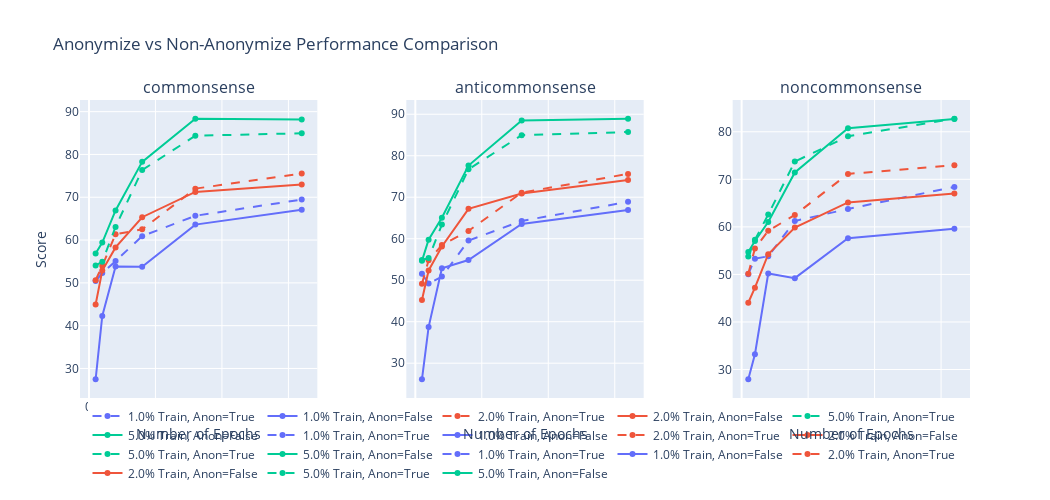

This figure's notebook cell:
### Code cell


### Figure 1 — Plotly figure (JSON) as saved in the notebook; plotly's stock layout.template omitted (floating-point values rounded to 4 significant figures)
{"data": [{"line": {"color": "#636EFA", "dash": "dash"}, "mode": "lines+markers", "name": "1.0% Train, Anon=True", "x": [1, 2, 4, 8, 16, 32], "y": [50.44, 52.3, 55.09, 60.91, 65.67, 69.47], "type": "scatter", "xaxis": "x", "yaxis": "y"}, {"line": {"color": "#636EFA", "dash": "solid"}, "mode": "lines+markers", "name": "1.0% Train, Anon=False", "x": [1, 2, 4, 8, 16, 32], "y": [27.45, 42.26, 53.84, 53.75, 63.61, 67.07], "type": "scatter", "xaxis": "x", "yaxis": "y"}, {"line": {"color": "#EF553B", "dash": "dash"}, "mode": "lines+markers", "name": "2.0% Train, Anon=True", "x": [1, 2, 4, 8, 16, 32], "y": [50.62, 53.99, 61.34, 62.5, 72.02, 75.53], "type": "scatter", "xaxis": "x", "yaxis": "y"}, {"line": {"color": "#EF553B", "dash": "solid"}, "mode": "lines+markers", "name": "2.0% Train, Anon=False", "x": [1, 2, 4, 8, 16, 32], "y": [44.95, 52.89, 58.27, 65.34, 71.25, 72.98], "type": "scatter", "xaxis": "x", "yaxis": "y"}, {"line": {"color": "#00CC96", "dash": "dash"}, "mode": "lines+markers", "name": "5.0% Train, Anon=True", "x": [1, 2, 4, 8, 16, 32], "y": [54.04, 54.95, 63.08, 76.34, 84.38, 84.95], "type": "scatter", "xaxis": "x", "yaxis": "y"}, {"line": {"color": "#00CC96", "dash": "solid"}, "mode": "lines+markers", "name": "5.0% Train, Anon=False", "x": [1, 2, 4, 8, 16, 32], "y": [56.88, 59.42, 66.93, 78.27, 88.37, 88.18], "type": "scatter", "xaxis": "x", "yaxis": "y"}, {"line": {"color": "#636EFA", "dash": "dash"}, "mode": "lines+markers", "name": "1.0% Train, Anon=True", "x": [1, 2, 4, 8, 16, 32], "y": [51.53, 49.23, 50.87, 59.56, 64.28, 68.89], "type": "scatter", "xaxis": "x2", "yaxis": "y2"}, {"line": {"color": "#636EFA", "dash": "solid"}, "mode": "lines+markers", "name": "1.0% Train, Anon=False", "x": [1, 2, 4, 8, 16, 32], "y": [26.1, 38.7, 52.88, 54.86, 63.55, 66.92], "type": "scatter", "xaxis": "x2", "yaxis": "y2"}, {"line": {"color": "#EF553B", "dash": "dash"}, "mode": "lines+markers", "name": "2.0% Train, Anon=True", "x": [1, 2, 4, 8, 16, 32], "y": [49.13, 54.81, 58.46, 61.88, 71.1, 75.62], "type": "scatter", "xaxis": "x2", "yaxis": "y2"}, {"line": {"color": "#EF553B", "dash": "solid"}, "mode": "lines+markers", "name": "2.0% Train, Anon=False", "x": [1, 2, 4, 8, 16, 32], "y": [45.24, 52.36, 58.12, 67.21, 70.91, 74.14], "type": "scatter", "xaxis": "x2", "yaxis": "y2"}, {"line": {"color": "#00CC96", "dash": "dash"}, "mode": "lines+markers", "name": "5.0% Train, Anon=True", "x": [1, 2, 4, 8, 16, 32], "y": [54.86, 55.33, 63.41, 76.73, 84.96, 85.72], "type": "scatter", "xaxis": "x2", "yaxis": "y2"}, {"line": {"color": "#00CC96", "dash": "solid"}, "mode": "lines+markers", "name": "5.0% Train, Anon=False", "x": [1, 2, 4, 8, 16, 32], "y": [54.66, 59.76, 65.05, 77.65, 88.51, 88.94], "type": "scatter", "xaxis": "x2", "yaxis": "y2"}, {"line": {"color": "#636EFA", "dash": "dash"}, "mode": "lines+markers", "name": "1.0% Train, Anon=True", "x": [1, 2, 4, 8, 16, 32], "y": [50.05, 53.32, 53.81, 61.23, 63.77, 68.41], "type": "scatter", "xaxis": "x3", "yaxis": "y3"}, {"line": {"color": "#636EFA", "dash": "solid"}, "mode": "lines+markers", "name": "1.0% Train, Anon=False", "x": [1, 2, 4, 8, 16, 32], "y": [27.93, 33.2, 50.2, 49.22, 57.61, 59.62], "type": "scatter", "xaxis": "x3", "yaxis": "y3"}, {"line": {"color": "#EF553B", "dash": "dash"}, "mode": "lines+markers", "name": "2.0% Train, Anon=True", "x": [1, 2, 4, 8, 16, 32], "y": [50.14, 55.47, 59.17, 62.5, 71.14, 72.95], "type": "scatter", "xaxis": "x3", "yaxis": "y3"}, {"line": {"color": "#EF553B", "dash": "solid"}, "mode": "lines+markers", "name": "2.0% Train, Anon=False", "x": [1, 2, 4, 8, 16, 32], "y": [44.05, 47.22, 54.25, 59.86, 65.14, 67.04], "type": "scatter", "xaxis": "x3", "yaxis": "y3"}, {"line": {"color": "#00CC96", "dash": "dash"}, "mode": "lines+markers", "name": "5.0% Train, Anon=True", "x": [1, 2, 4, 8, 16, 32], "y": [53.76, 57.27, 62.6, 73.73, 79.06, 82.76], "type": "scatter", "xaxis": "x3", "yaxis": "y3"}, {"line": {"color": "#00CC96", "dash": "solid"}, "mode": "lines+markers", "name": "5.0% Train, Anon=False", "x": [1, 2, 4, 8, 16, 32], "y": [54.73, 57.03, 61.03, 71.44, 80.76, 82.66], "type": "scatter", "xaxis": "x3", "yaxis": "y3"}], "layout": {"xaxis": {"anchor": "y", "domain": [0.0, 0.2667], "title": {"text": "Number of Epochs"}}, "yaxis": {"anchor": "x", "domain": [0.0, 1.0], "title": {"text": "Score"}}, "xaxis2": {"anchor": "y2", "domain": [0.3667, 0.6333], "title": {"text": "Number of Epochs"}}, "yaxis2": {"anchor": "x2", "domain": [0.0, 1.0]}, "xaxis3": {"anchor": "y3", "domain": [0.7333, 1.0], "title": {"text": "Number of Epochs"}}, "yaxis3": {"anchor": "x3", "domain": [0.0, 1.0]}, "annotations": [{"font": {"size": 16}, "showarrow": false, "text": "commonsense", "x": 0.1333, "xanchor": "center", "xref": "paper", "y": 1.0, "yanchor": "bottom", "yref": "paper"}, {"font": {"size": 16}, "showarrow": false, "text": "anticommonsense", "x": 0.5, "xanchor": "center", "xref": "paper", "y": 1.0, "yanchor": "bottom", "yref": "paper"}, {"font": {"size": 16}, "showarrow": false, "text": "noncommonsense", "x": 0.8667, "xanchor": "center", "xref": "paper", "y": 1.0, "yanchor": "bottom", "yref": "paper"}], "title": {"text": "Anonymize vs Non-Anonymize Performance Comparison"}, "legend": {"orientation": "h", "yanchor": "bottom", "y": -0.3, "xanchor": "center", "x": 0.5}, "margin": {"b": 100}, "height": 500, "width": 1050}}
